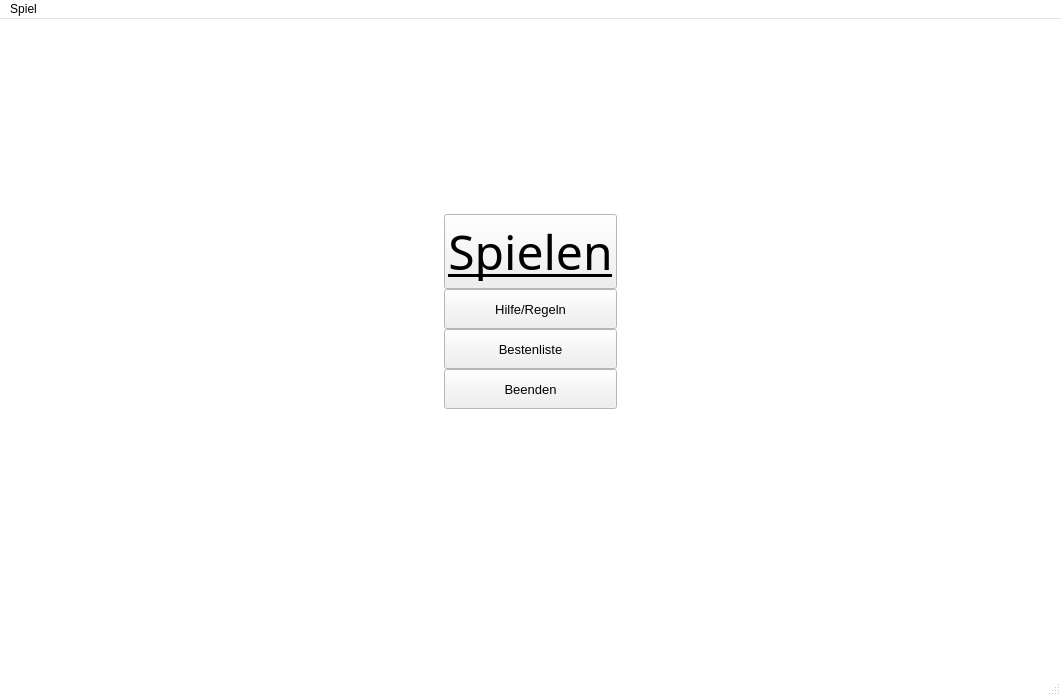
<?xml version="1.0" encoding="UTF-8"?>
<ui version="4.0">
 <class>MainWindow</class>
 <widget class="QMainWindow" name="MainWindow">
  <property name="geometry">
   <rect>
    <x>0</x>
    <y>0</y>
    <width>1061</width>
    <height>696</height>
   </rect>
  </property>
  <property name="palette">
   <palette>
    <active>
     <colorrole role="Base">
      <brush brushstyle="SolidPattern">
       <color alpha="255">
        <red>255</red>
        <green>255</green>
        <blue>255</blue>
       </color>
      </brush>
     </colorrole>
     <colorrole role="Window">
      <brush brushstyle="SolidPattern">
       <color alpha="255">
        <red>255</red>
        <green>255</green>
        <blue>255</blue>
       </color>
      </brush>
     </colorrole>
    </active>
    <inactive>
     <colorrole role="Base">
      <brush brushstyle="SolidPattern">
       <color alpha="255">
        <red>255</red>
        <green>255</green>
        <blue>255</blue>
       </color>
      </brush>
     </colorrole>
     <colorrole role="Window">
      <brush brushstyle="SolidPattern">
       <color alpha="255">
        <red>255</red>
        <green>255</green>
        <blue>255</blue>
       </color>
      </brush>
     </colorrole>
    </inactive>
    <disabled>
     <colorrole role="Base">
      <brush brushstyle="SolidPattern">
       <color alpha="255">
        <red>255</red>
        <green>255</green>
        <blue>255</blue>
       </color>
      </brush>
     </colorrole>
     <colorrole role="Window">
      <brush brushstyle="SolidPattern">
       <color alpha="255">
        <red>255</red>
        <green>255</green>
        <blue>255</blue>
       </color>
      </brush>
     </colorrole>
    </disabled>
   </palette>
  </property>
  <property name="windowTitle">
   <string>MainWindow</string>
  </property>
  <widget class="QWidget" name="centralwidget">
   <widget class="QLabel" name="label_3">
    <property name="geometry">
     <rect>
      <x>-20</x>
      <y>-60</y>
      <width>1111</width>
      <height>711</height>
     </rect>
    </property>
    <property name="text">
     <string>&lt;html&gt;&lt;head/&gt;&lt;body&gt;&lt;p&gt;&lt;img src=&quot;:/Kneipe/Kneipe.jpg&quot;/&gt;&lt;/p&gt;&lt;/body&gt;&lt;/html&gt;</string>
    </property>
   </widget>
   <widget class="QWidget" name="gridLayoutWidget">
    <property name="geometry">
     <rect>
      <x>0</x>
      <y>0</y>
      <width>1061</width>
      <height>504</height>
     </rect>
    </property>
    <layout class="QGridLayout" name="gridLayout_2">
     <property name="sizeConstraint">
      <enum>QLayout::SetDefaultConstraint</enum>
     </property>
     <property name="verticalSpacing">
      <number>0</number>
     </property>
     <item row="0" column="1">
      <spacer name="verticalSpacer_2">
       <property name="orientation">
        <enum>Qt::Vertical</enum>
       </property>
       <property name="sizeType">
        <enum>QSizePolicy::Fixed</enum>
       </property>
       <property name="sizeHint" stdset="0">
        <size>
         <width>20</width>
         <height>25</height>
        </size>
       </property>
      </spacer>
     </item>
     <item row="6" column="1">
      <widget class="QPushButton" name="pushButton_4">
       <property name="sizePolicy">
        <sizepolicy hsizetype="Preferred" vsizetype="Fixed">
         <horstretch>0</horstretch>
         <verstretch>0</verstretch>
        </sizepolicy>
       </property>
       <property name="minimumSize">
        <size>
         <width>0</width>
         <height>40</height>
        </size>
       </property>
       <property name="font">
        <font>
         <pointsize>10</pointsize>
        </font>
       </property>
       <property name="text">
        <string>Beenden</string>
       </property>
      </widget>
     </item>
     <item row="1" column="1">
      <widget class="QLabel" name="label_2">
       <property name="layoutDirection">
        <enum>Qt::LeftToRight</enum>
       </property>
       <property name="autoFillBackground">
        <bool>false</bool>
       </property>
       <property name="styleSheet">
        <string notr="true"/>
       </property>
       <property name="text">
        <string>&lt;html&gt;&lt;head/&gt;&lt;body&gt;&lt;p&gt;&lt;img src=&quot;:/Text/Kniffeltext.PNG&quot;/&gt;&lt;/p&gt;&lt;/body&gt;&lt;/html&gt;</string>
       </property>
      </widget>
     </item>
     <item row="3" column="1">
      <widget class="QPushButton" name="pushButton_2">
       <property name="sizePolicy">
        <sizepolicy hsizetype="Preferred" vsizetype="Fixed">
         <horstretch>0</horstretch>
         <verstretch>0</verstretch>
        </sizepolicy>
       </property>
       <property name="minimumSize">
        <size>
         <width>0</width>
         <height>70</height>
        </size>
       </property>
       <property name="font">
        <font>
         <family>Gill Sans MT Condensed</family>
         <pointsize>36</pointsize>
         <underline>true</underline>
        </font>
       </property>
       <property name="text">
        <string>Spielen</string>
       </property>
      </widget>
     </item>
     <item row="1" column="2">
      <spacer name="horizontalSpacer_2">
       <property name="orientation">
        <enum>Qt::Horizontal</enum>
       </property>
       <property name="sizeHint" stdset="0">
        <size>
         <width>40</width>
         <height>20</height>
        </size>
       </property>
      </spacer>
     </item>
     <item row="4" column="1">
      <widget class="QPushButton" name="pushButton">
       <property name="sizePolicy">
        <sizepolicy hsizetype="Preferred" vsizetype="Fixed">
         <horstretch>0</horstretch>
         <verstretch>0</verstretch>
        </sizepolicy>
       </property>
       <property name="minimumSize">
        <size>
         <width>0</width>
         <height>40</height>
        </size>
       </property>
       <property name="font">
        <font>
         <pointsize>10</pointsize>
        </font>
       </property>
       <property name="text">
        <string>Hilfe/Regeln</string>
       </property>
      </widget>
     </item>
     <item row="1" column="0">
      <spacer name="horizontalSpacer">
       <property name="orientation">
        <enum>Qt::Horizontal</enum>
       </property>
       <property name="sizeHint" stdset="0">
        <size>
         <width>40</width>
         <height>20</height>
        </size>
       </property>
      </spacer>
     </item>
     <item row="5" column="1">
      <widget class="QPushButton" name="pushButton_3">
       <property name="sizePolicy">
        <sizepolicy hsizetype="Preferred" vsizetype="Fixed">
         <horstretch>0</horstretch>
         <verstretch>0</verstretch>
        </sizepolicy>
       </property>
       <property name="minimumSize">
        <size>
         <width>0</width>
         <height>40</height>
        </size>
       </property>
       <property name="font">
        <font>
         <pointsize>10</pointsize>
        </font>
       </property>
       <property name="text">
        <string>Bestenliste</string>
       </property>
      </widget>
     </item>
     <item row="7" column="1">
      <spacer name="verticalSpacer">
       <property name="orientation">
        <enum>Qt::Vertical</enum>
       </property>
       <property name="sizeHint" stdset="0">
        <size>
         <width>20</width>
         <height>40</height>
        </size>
       </property>
      </spacer>
     </item>
     <item row="2" column="1">
      <spacer name="verticalSpacer_3">
       <property name="orientation">
        <enum>Qt::Vertical</enum>
       </property>
       <property name="sizeType">
        <enum>QSizePolicy::Fixed</enum>
       </property>
       <property name="sizeHint" stdset="0">
        <size>
         <width>20</width>
         <height>150</height>
        </size>
       </property>
      </spacer>
     </item>
    </layout>
   </widget>
   <widget class="QLabel" name="label">
    <property name="enabled">
     <bool>true</bool>
    </property>
    <property name="geometry">
     <rect>
      <x>-110</x>
      <y>340</y>
      <width>411</width>
      <height>221</height>
     </rect>
    </property>
    <property name="styleSheet">
     <string notr="true">image: url(:/newPrefix/68485_kp_wuerfelbecher_1000x1000px.png);</string>
    </property>
    <property name="text">
     <string/>
    </property>
   </widget>
  </widget>
  <widget class="QMenuBar" name="menubar">
   <property name="geometry">
    <rect>
     <x>0</x>
     <y>0</y>
     <width>1061</width>
     <height>21</height>
    </rect>
   </property>
   <widget class="QMenu" name="menu1_Men_eintrag">
    <property name="title">
     <string>Spiel</string>
    </property>
    <addaction name="actionneues_spiel"/>
    <addaction name="separator"/>
    <addaction name="actionHilfe_Regeln"/>
    <addaction name="separator"/>
    <addaction name="actionProgramm_schliessen"/>
   </widget>
   <addaction name="menu1_Men_eintrag"/>
  </widget>
  <widget class="QStatusBar" name="statusbar"/>
  <action name="actionSpielstand_ffnen">
   <property name="text">
    <string>Spielstand öffnen</string>
   </property>
  </action>
  <action name="actionSpielstand_speichern">
   <property name="text">
    <string>Spielstand speichern</string>
   </property>
  </action>
  <action name="actionOptionen">
   <property name="text">
    <string>Optionen</string>
   </property>
  </action>
  <action name="actionHallo">
   <property name="text">
    <string>Hallo</string>
   </property>
  </action>
  <action name="actionProgramm_schliessen">
   <property name="text">
    <string>Programm schließen</string>
   </property>
  </action>
  <action name="actionneues_spiel">
   <property name="text">
    <string>Zum Spiel</string>
   </property>
  </action>
  <action name="actionRegeln">
   <property name="text">
    <string>Regeln</string>
   </property>
  </action>
  <action name="actionSteuerung">
   <property name="text">
    <string>Steuerung</string>
   </property>
  </action>
  <action name="actionHilfe_Regeln">
   <property name="text">
    <string>Hilfe/Regeln</string>
   </property>
  </action>
 </widget>
 <resources>
  <include location="KniffelRessource.qrc"/>
 </resources>
 <connections/>
</ui>
